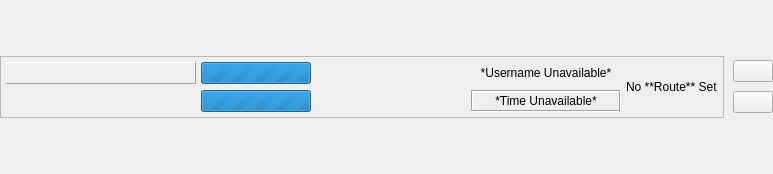
<?xml version="1.0" encoding="UTF-8"?>
<ui version="4.0">
 <class>ShipInfoPanel</class>
 <widget class="QWidget" name="ShipInfoPanel">
  <property name="geometry">
   <rect>
    <x>0</x>
    <y>0</y>
    <width>763</width>
    <height>174</height>
   </rect>
  </property>
  <property name="sizePolicy">
   <sizepolicy hsizetype="Minimum" vsizetype="Maximum">
    <horstretch>0</horstretch>
    <verstretch>0</verstretch>
   </sizepolicy>
  </property>
  <property name="windowTitle">
   <string>Ship Panel</string>
  </property>
  <layout class="QHBoxLayout" name="horizontalLayout">
   <property name="spacing">
    <number>0</number>
   </property>
   <property name="leftMargin">
    <number>0</number>
   </property>
   <property name="topMargin">
    <number>0</number>
   </property>
   <property name="rightMargin">
    <number>0</number>
   </property>
   <property name="bottomMargin">
    <number>0</number>
   </property>
   <item>
    <widget class="QWidget" name="widget" native="true">
     <property name="sizePolicy">
      <sizepolicy hsizetype="Preferred" vsizetype="Maximum">
       <horstretch>0</horstretch>
       <verstretch>0</verstretch>
      </sizepolicy>
     </property>
     <property name="maximumSize">
      <size>
       <width>16777215</width>
       <height>16777215</height>
      </size>
     </property>
     <layout class="QHBoxLayout" name="horizontalLayout_2">
      <property name="spacing">
       <number>0</number>
      </property>
      <property name="leftMargin">
       <number>0</number>
      </property>
      <property name="topMargin">
       <number>0</number>
      </property>
      <property name="rightMargin">
       <number>0</number>
      </property>
      <property name="bottomMargin">
       <number>0</number>
      </property>
      <item>
       <widget class="QFrame" name="frame">
        <property name="sizePolicy">
         <sizepolicy hsizetype="Minimum" vsizetype="Maximum">
          <horstretch>0</horstretch>
          <verstretch>0</verstretch>
         </sizepolicy>
        </property>
        <property name="maximumSize">
         <size>
          <width>16777215</width>
          <height>16777215</height>
         </size>
        </property>
        <property name="frameShape">
         <enum>QFrame::Shape::StyledPanel</enum>
        </property>
        <property name="frameShadow">
         <enum>QFrame::Shadow::Raised</enum>
        </property>
        <property name="midLineWidth">
         <number>0</number>
        </property>
        <layout class="QHBoxLayout" name="horizontalLayout_3">
         <property name="spacing">
          <number>0</number>
         </property>
         <property name="leftMargin">
          <number>0</number>
         </property>
         <property name="topMargin">
          <number>0</number>
         </property>
         <property name="rightMargin">
          <number>0</number>
         </property>
         <property name="bottomMargin">
          <number>0</number>
         </property>
         <item>
          <widget class="QWidget" name="ShipWidget" native="true">
           <property name="sizePolicy">
            <sizepolicy hsizetype="MinimumExpanding" vsizetype="Maximum">
             <horstretch>0</horstretch>
             <verstretch>0</verstretch>
            </sizepolicy>
           </property>
           <property name="maximumSize">
            <size>
             <width>16777215</width>
             <height>16777215</height>
            </size>
           </property>
           <layout class="QHBoxLayout" name="horizontalLayout_5">
            <property name="spacing">
             <number>5</number>
            </property>
            <property name="leftMargin">
             <number>5</number>
            </property>
            <property name="topMargin">
             <number>5</number>
            </property>
            <property name="rightMargin">
             <number>5</number>
            </property>
            <property name="bottomMargin">
             <number>5</number>
            </property>
            <item>
             <widget class="QWidget" name="nameWidget" native="true">
              <property name="sizePolicy">
               <sizepolicy hsizetype="Maximum" vsizetype="MinimumExpanding">
                <horstretch>0</horstretch>
                <verstretch>0</verstretch>
               </sizepolicy>
              </property>
              <layout class="QVBoxLayout" name="verticalLayout_6">
               <property name="sizeConstraint">
                <enum>QLayout::SizeConstraint::SetDefaultConstraint</enum>
               </property>
               <property name="leftMargin">
                <number>0</number>
               </property>
               <property name="topMargin">
                <number>0</number>
               </property>
               <property name="rightMargin">
                <number>0</number>
               </property>
               <property name="bottomMargin">
                <number>0</number>
               </property>
               <item>
                <widget class="QLabel" name="nameLabel">
                 <property name="sizePolicy">
                  <sizepolicy hsizetype="Maximum" vsizetype="MinimumExpanding">
                   <horstretch>0</horstretch>
                   <verstretch>0</verstretch>
                  </sizepolicy>
                 </property>
                 <property name="minimumSize">
                  <size>
                   <width>190</width>
                   <height>0</height>
                  </size>
                 </property>
                 <property name="toolTip">
                  <string>Vessel Name</string>
                 </property>
                 <property name="frameShape">
                  <enum>QFrame::Shape::Panel</enum>
                 </property>
                 <property name="frameShadow">
                  <enum>QFrame::Shadow::Raised</enum>
                 </property>
                 <property name="text">
                  <string/>
                 </property>
                 <property name="textFormat">
                  <enum>Qt::TextFormat::MarkdownText</enum>
                 </property>
                 <property name="alignment">
                  <set>Qt::AlignmentFlag::AlignCenter</set>
                 </property>
                </widget>
               </item>
               <item>
                <widget class="QLabel" name="transponderLabel">
                 <property name="sizePolicy">
                  <sizepolicy hsizetype="Maximum" vsizetype="MinimumExpanding">
                   <horstretch>0</horstretch>
                   <verstretch>0</verstretch>
                  </sizepolicy>
                 </property>
                 <property name="minimumSize">
                  <size>
                   <width>190</width>
                   <height>0</height>
                  </size>
                 </property>
                 <property name="toolTip">
                  <string>Vessel Transponder</string>
                 </property>
                 <property name="text">
                  <string/>
                 </property>
                 <property name="textFormat">
                  <enum>Qt::TextFormat::MarkdownText</enum>
                 </property>
                 <property name="alignment">
                  <set>Qt::AlignmentFlag::AlignCenter</set>
                 </property>
                </widget>
               </item>
              </layout>
             </widget>
            </item>
            <item>
             <widget class="QWidget" name="capacityWidget" native="true">
              <property name="sizePolicy">
               <sizepolicy hsizetype="Maximum" vsizetype="Minimum">
                <horstretch>0</horstretch>
                <verstretch>0</verstretch>
               </sizepolicy>
              </property>
              <layout class="QVBoxLayout" name="verticalLayout_7">
               <property name="sizeConstraint">
                <enum>QLayout::SizeConstraint::SetMaximumSize</enum>
               </property>
               <property name="leftMargin">
                <number>0</number>
               </property>
               <property name="topMargin">
                <number>0</number>
               </property>
               <property name="rightMargin">
                <number>0</number>
               </property>
               <property name="bottomMargin">
                <number>0</number>
               </property>
               <item>
                <widget class="QProgressBar" name="weightBar">
                 <property name="sizePolicy">
                  <sizepolicy hsizetype="Maximum" vsizetype="Maximum">
                   <horstretch>0</horstretch>
                   <verstretch>0</verstretch>
                  </sizepolicy>
                 </property>
                 <property name="minimumSize">
                  <size>
                   <width>110</width>
                   <height>0</height>
                  </size>
                 </property>
                 <property name="toolTip">
                  <string>Vessel cargo bay weight Load and Capacity</string>
                 </property>
                 <property name="maximum">
                  <number>0</number>
                 </property>
                 <property name="value">
                  <number>0</number>
                 </property>
                 <property name="textVisible">
                  <bool>true</bool>
                 </property>
                 <property name="format">
                  <string>%vt/%mt</string>
                 </property>
                </widget>
               </item>
               <item>
                <widget class="QProgressBar" name="volumeBar">
                 <property name="sizePolicy">
                  <sizepolicy hsizetype="Maximum" vsizetype="Maximum">
                   <horstretch>0</horstretch>
                   <verstretch>0</verstretch>
                  </sizepolicy>
                 </property>
                 <property name="minimumSize">
                  <size>
                   <width>110</width>
                   <height>0</height>
                  </size>
                 </property>
                 <property name="toolTip">
                  <string>Vessel cargo bay volume Load and Capacity</string>
                 </property>
                 <property name="maximum">
                  <number>0</number>
                 </property>
                 <property name="value">
                  <number>0</number>
                 </property>
                 <property name="textVisible">
                  <bool>true</bool>
                 </property>
                 <property name="orientation">
                  <enum>Qt::Orientation::Horizontal</enum>
                 </property>
                 <property name="invertedAppearance">
                  <bool>false</bool>
                 </property>
                 <property name="textDirection">
                  <enum>QProgressBar::Direction::TopToBottom</enum>
                 </property>
                 <property name="format">
                  <string>%vm3/%mm3</string>
                 </property>
                </widget>
               </item>
              </layout>
             </widget>
            </item>
            <item>
             <widget class="QWidget" name="destinationWidget" native="true">
              <property name="sizePolicy">
               <sizepolicy hsizetype="Maximum" vsizetype="Minimum">
                <horstretch>0</horstretch>
                <verstretch>0</verstretch>
               </sizepolicy>
              </property>
              <layout class="QVBoxLayout" name="verticalLayout_8">
               <property name="sizeConstraint">
                <enum>QLayout::SizeConstraint::SetMaximumSize</enum>
               </property>
               <property name="leftMargin">
                <number>0</number>
               </property>
               <property name="topMargin">
                <number>0</number>
               </property>
               <property name="rightMargin">
                <number>0</number>
               </property>
               <property name="bottomMargin">
                <number>0</number>
               </property>
               <item>
                <widget class="QLabel" name="destinationLabel">
                 <property name="sizePolicy">
                  <sizepolicy hsizetype="Minimum" vsizetype="MinimumExpanding">
                   <horstretch>0</horstretch>
                   <verstretch>0</verstretch>
                  </sizepolicy>
                 </property>
                 <property name="minimumSize">
                  <size>
                   <width>150</width>
                   <height>0</height>
                  </size>
                 </property>
                 <property name="toolTip">
                  <string>Vessel Destination</string>
                 </property>
                 <property name="text">
                  <string/>
                 </property>
                 <property name="textFormat">
                  <enum>Qt::TextFormat::MarkdownText</enum>
                 </property>
                 <property name="alignment">
                  <set>Qt::AlignmentFlag::AlignCenter</set>
                 </property>
                </widget>
               </item>
               <item>
                <widget class="QLabel" name="locationLabel">
                 <property name="sizePolicy">
                  <sizepolicy hsizetype="Minimum" vsizetype="MinimumExpanding">
                   <horstretch>0</horstretch>
                   <verstretch>0</verstretch>
                  </sizepolicy>
                 </property>
                 <property name="minimumSize">
                  <size>
                   <width>150</width>
                   <height>0</height>
                  </size>
                 </property>
                 <property name="toolTip">
                  <string>Vessel Location</string>
                 </property>
                 <property name="frameShape">
                  <enum>QFrame::Shape::NoFrame</enum>
                 </property>
                 <property name="frameShadow">
                  <enum>QFrame::Shadow::Raised</enum>
                 </property>
                 <property name="lineWidth">
                  <number>2</number>
                 </property>
                 <property name="text">
                  <string/>
                 </property>
                 <property name="textFormat">
                  <enum>Qt::TextFormat::MarkdownText</enum>
                 </property>
                 <property name="alignment">
                  <set>Qt::AlignmentFlag::AlignCenter</set>
                 </property>
                </widget>
               </item>
              </layout>
             </widget>
            </item>
            <item>
             <widget class="QWidget" name="infoWidget" native="true">
              <property name="sizePolicy">
               <sizepolicy hsizetype="Maximum" vsizetype="Minimum">
                <horstretch>0</horstretch>
                <verstretch>0</verstretch>
               </sizepolicy>
              </property>
              <layout class="QVBoxLayout" name="verticalLayout_9">
               <property name="sizeConstraint">
                <enum>QLayout::SizeConstraint::SetMaximumSize</enum>
               </property>
               <property name="leftMargin">
                <number>0</number>
               </property>
               <property name="topMargin">
                <number>0</number>
               </property>
               <property name="rightMargin">
                <number>0</number>
               </property>
               <property name="bottomMargin">
                <number>0</number>
               </property>
               <item>
                <widget class="QLabel" name="usernameLabel">
                 <property name="sizePolicy">
                  <sizepolicy hsizetype="Minimum" vsizetype="MinimumExpanding">
                   <horstretch>0</horstretch>
                   <verstretch>0</verstretch>
                  </sizepolicy>
                 </property>
                 <property name="minimumSize">
                  <size>
                   <width>150</width>
                   <height>0</height>
                  </size>
                 </property>
                 <property name="toolTip">
                  <string>Vessel Owner</string>
                 </property>
                 <property name="text">
                  <string>*Username Unavailable*</string>
                 </property>
                 <property name="textFormat">
                  <enum>Qt::TextFormat::MarkdownText</enum>
                 </property>
                 <property name="alignment">
                  <set>Qt::AlignmentFlag::AlignCenter</set>
                 </property>
                </widget>
               </item>
               <item>
                <widget class="QLabel" name="arrivalLabel">
                 <property name="sizePolicy">
                  <sizepolicy hsizetype="Minimum" vsizetype="MinimumExpanding">
                   <horstretch>0</horstretch>
                   <verstretch>0</verstretch>
                  </sizepolicy>
                 </property>
                 <property name="frameShape">
                  <enum>QFrame::Shape::Box</enum>
                 </property>
                 <property name="frameShadow">
                  <enum>QFrame::Shadow::Sunken</enum>
                 </property>
                 <property name="lineWidth">
                  <number>1</number>
                 </property>
                 <property name="text">
                  <string>*Time Unavailable*</string>
                 </property>
                 <property name="textFormat">
                  <enum>Qt::TextFormat::MarkdownText</enum>
                 </property>
                 <property name="scaledContents">
                  <bool>false</bool>
                 </property>
                 <property name="alignment">
                  <set>Qt::AlignmentFlag::AlignCenter</set>
                 </property>
                </widget>
               </item>
              </layout>
             </widget>
            </item>
            <item>
             <widget class="QLabel" name="routeLabel">
              <property name="sizePolicy">
               <sizepolicy hsizetype="MinimumExpanding" vsizetype="Expanding">
                <horstretch>0</horstretch>
                <verstretch>0</verstretch>
               </sizepolicy>
              </property>
              <property name="mouseTracking">
               <bool>true</bool>
              </property>
              <property name="toolTip">
               <string>Vessel Route</string>
              </property>
              <property name="frameShape">
               <enum>QFrame::Shape::NoFrame</enum>
              </property>
              <property name="frameShadow">
               <enum>QFrame::Shadow::Raised</enum>
              </property>
              <property name="lineWidth">
               <number>3</number>
              </property>
              <property name="text">
               <string>No **Route** Set</string>
              </property>
              <property name="textFormat">
               <enum>Qt::TextFormat::MarkdownText</enum>
              </property>
             </widget>
            </item>
           </layout>
          </widget>
         </item>
        </layout>
       </widget>
      </item>
      <item>
       <widget class="QWidget" name="configureWidget" native="true">
        <property name="sizePolicy">
         <sizepolicy hsizetype="Maximum" vsizetype="Maximum">
          <horstretch>0</horstretch>
          <verstretch>0</verstretch>
         </sizepolicy>
        </property>
        <layout class="QVBoxLayout" name="verticalLayout">
         <property name="spacing">
          <number>9</number>
         </property>
         <property name="topMargin">
          <number>0</number>
         </property>
         <property name="rightMargin">
          <number>0</number>
         </property>
         <property name="bottomMargin">
          <number>0</number>
         </property>
         <item>
          <widget class="QPushButton" name="deleteButton">
           <property name="enabled">
            <bool>true</bool>
           </property>
           <property name="sizePolicy">
            <sizepolicy hsizetype="Maximum" vsizetype="Maximum">
             <horstretch>0</horstretch>
             <verstretch>0</verstretch>
            </sizepolicy>
           </property>
           <property name="toolTip">
            <string>Untrack Vessel</string>
           </property>
           <property name="text">
            <string/>
           </property>
           <property name="icon">
            <iconset theme="edit-delete"/>
           </property>
          </widget>
         </item>
         <item>
          <widget class="QPushButton" name="editButton">
           <property name="enabled">
            <bool>true</bool>
           </property>
           <property name="sizePolicy">
            <sizepolicy hsizetype="Maximum" vsizetype="Maximum">
             <horstretch>0</horstretch>
             <verstretch>0</verstretch>
            </sizepolicy>
           </property>
           <property name="toolTip">
            <string>Modify Vessel Entry</string>
           </property>
           <property name="text">
            <string/>
           </property>
           <property name="icon">
            <iconset theme="edit-copy"/>
           </property>
          </widget>
         </item>
        </layout>
       </widget>
      </item>
     </layout>
    </widget>
   </item>
  </layout>
 </widget>
 <resources/>
 <connections>
  <connection>
   <sender>deleteButton</sender>
   <signal>clicked()</signal>
   <receiver>ShipInfoPanel</receiver>
   <slot>deleteEntry()</slot>
   <hints>
    <hint type="sourcelabel">
     <x>762</x>
     <y>169</y>
    </hint>
    <hint type="destinationlabel">
     <x>498</x>
     <y>175</y>
    </hint>
   </hints>
  </connection>
  <connection>
   <sender>editButton</sender>
   <signal>clicked()</signal>
   <receiver>ShipInfoPanel</receiver>
   <slot>modifyEntry()</slot>
   <hints>
    <hint type="sourcelabel">
     <x>748</x>
     <y>190</y>
    </hint>
    <hint type="destinationlabel">
     <x>381</x>
     <y>175</y>
    </hint>
   </hints>
  </connection>
 </connections>
 <slots>
  <slot>deleteEntry()</slot>
  <slot>modifyEntry()</slot>
 </slots>
</ui>
